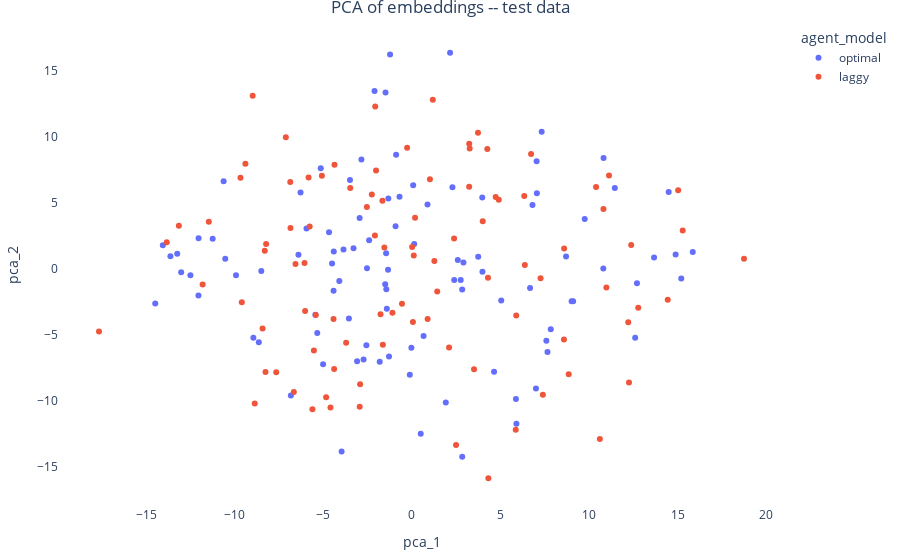

Notebook code for this chart:
### Code cell
## draw PCA using plotly

df_pca = pd.DataFrame(embeds_pca, columns=['pca_1', 'pca_2'])
# df_pca = pd.DataFrame(embeds_pca, columns=['pca_1', 'pca_2', 'pca_3'])
df_pca['agent_model'] = models


# fig = px.scatter_matrix(df_pca,
#                         labels=labels,
#                         dimensions=['pca_1', 'pca_2', 'pca_3'],
#                         color='agent_model')
# fig.update_traces(diagonal_visible=False)

# fig = px.scatter_3d(df_pca,
#                     x='pca_1', y='pca_2', z='pca_3',
#                     color='agent_model')

fig = px.scatter(df_pca, 
                 x="pca_1", y="pca_2",
                #  color_discrete_sequence=["#14213D", "#FCA311", "#976391"],
                 color="agent_model",
                 title='PCA of embeddings -- test data',)
fig.update_layout(margin=dict(l=25, r=25, t=25, b=25),
                  plot_bgcolor='rgba(0, 0, 0, 0)',
                  paper_bgcolor='rgba(0, 0, 0, 0)',
                  title_x=0.5)

fig.show()
